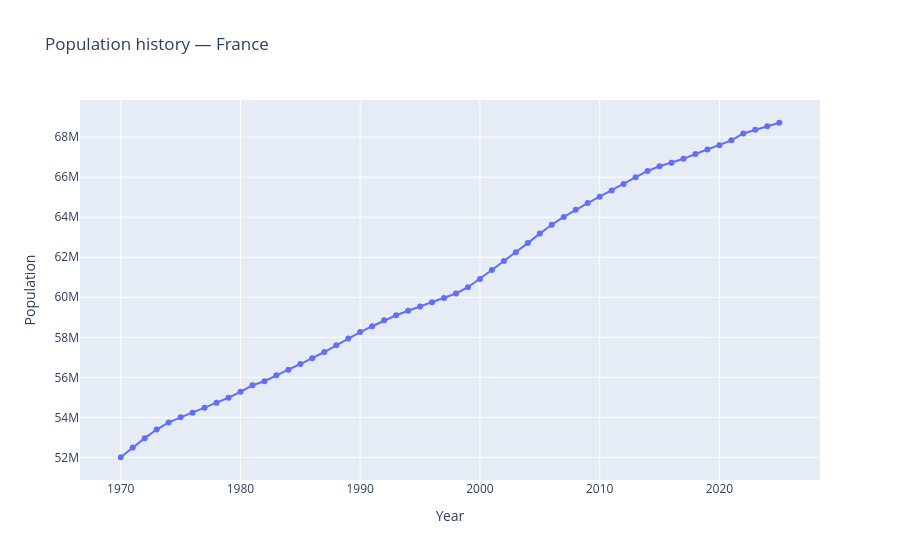

The notebook cell saved with this chart:
### Code cell
from dash_app.ui import create_population_history_chart
import pandas as pd
import plotly.express as px

france = country_history.loc[country_history["country_iso3"] == "FRA"]
print(france.head(70))
fig = create_population_history_chart(france)
fig.show()
